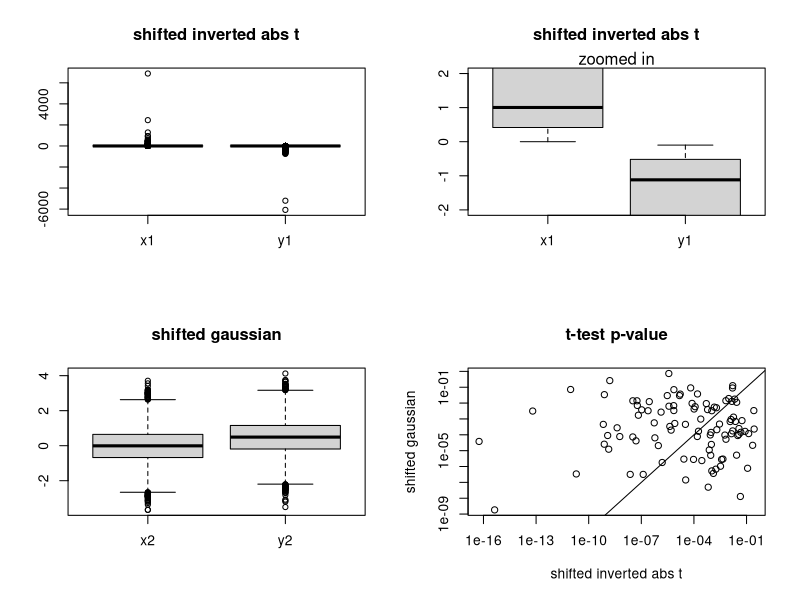
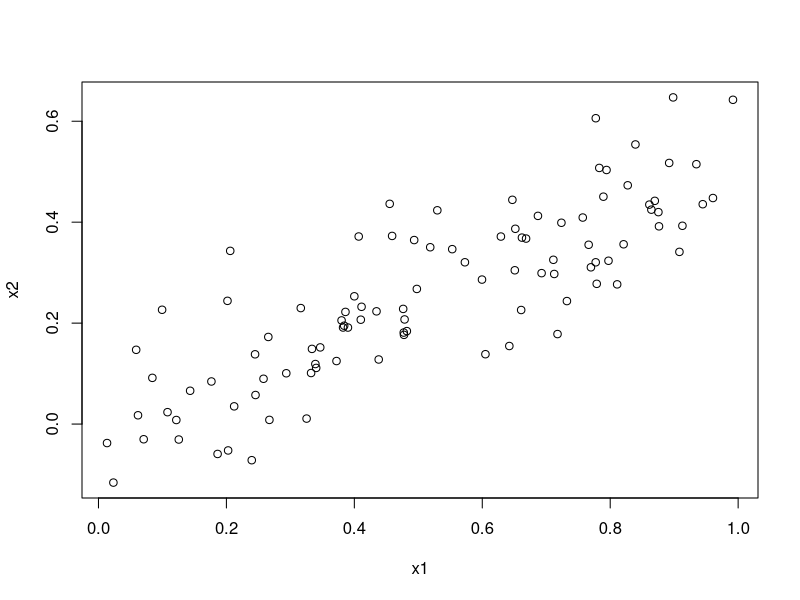
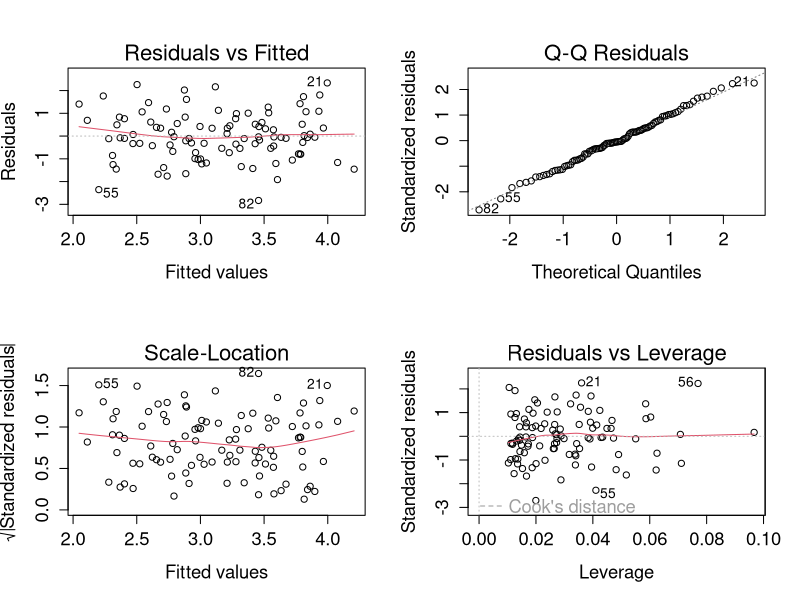
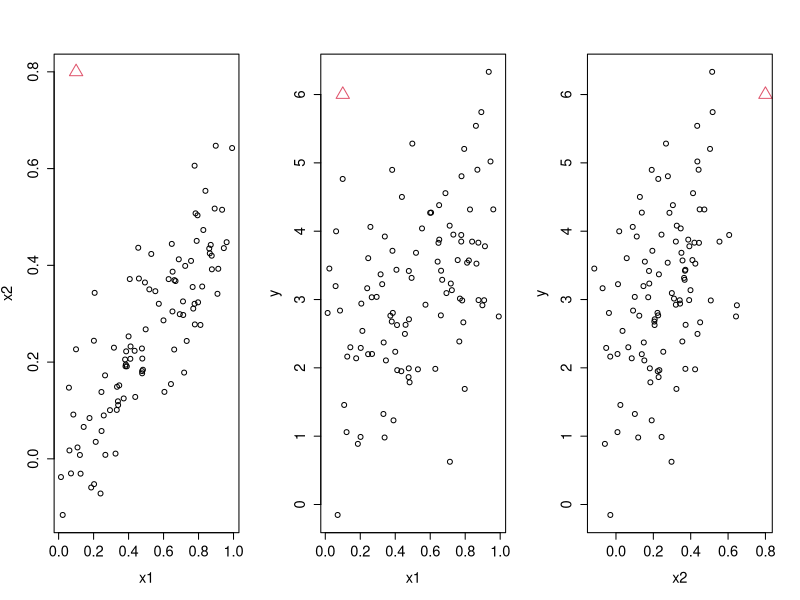
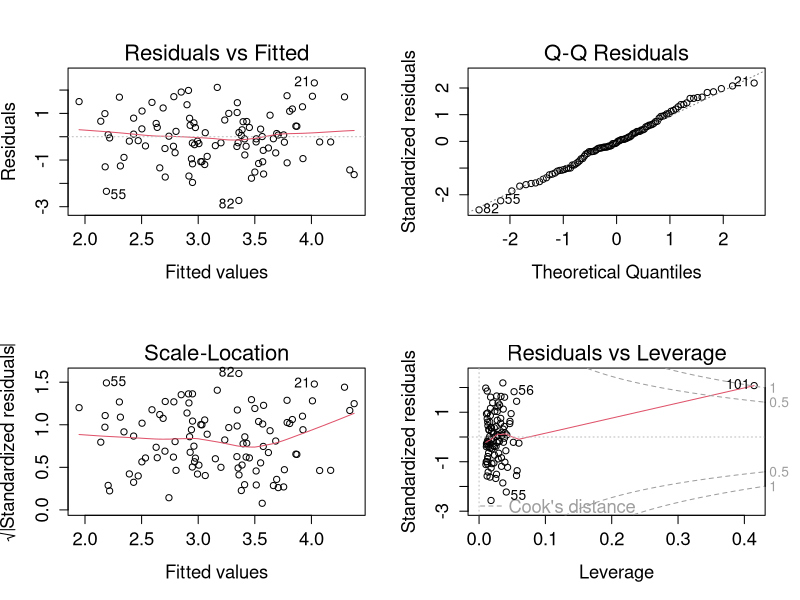
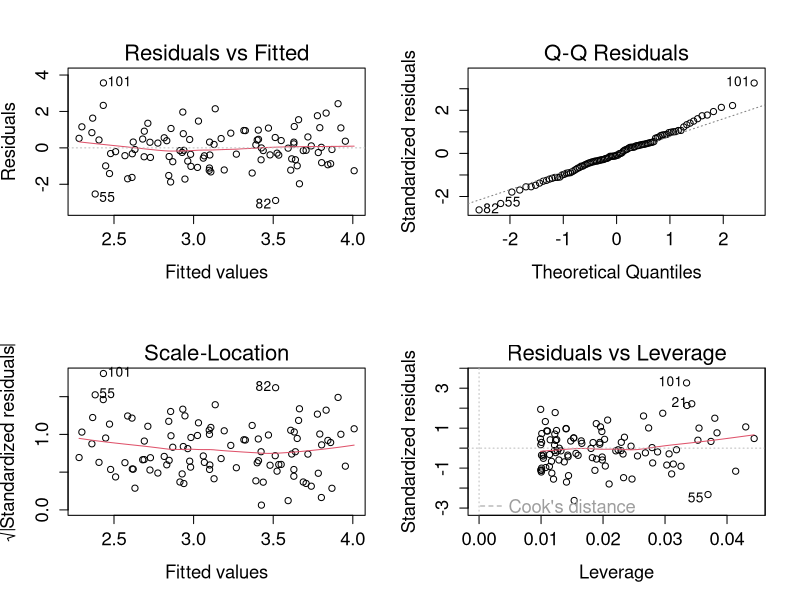
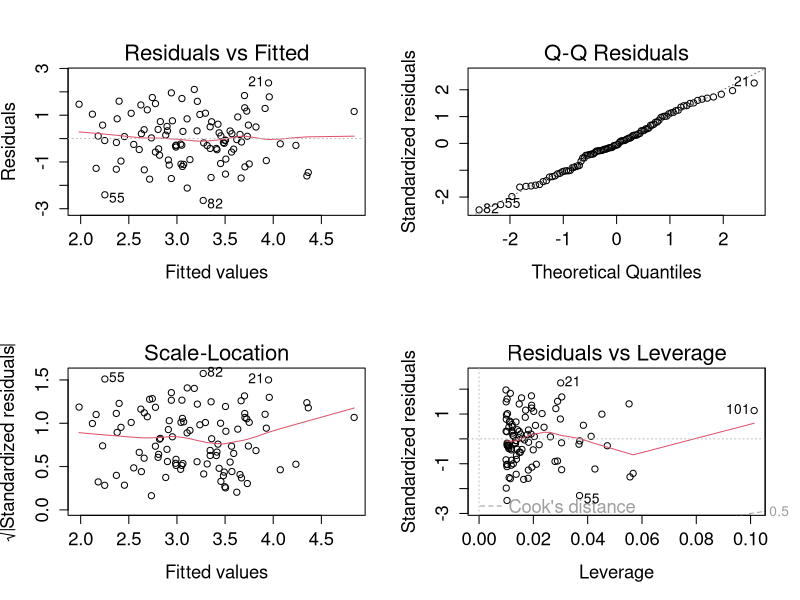
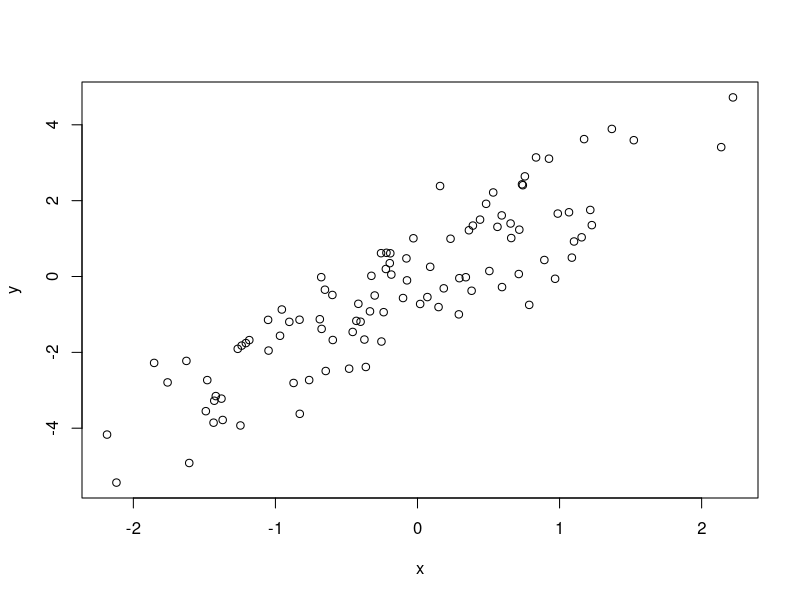

Write R code to recreate these figures, in order.
## ---- chunk 1
knitr::opts_chunk$set(echo = TRUE)
## ---- chunk 2
nTmp <- 100
tmp2pvals <- NULL
xyAll <- NULL
for ( iSim in 1:100 ) {
    x1 <- abs(rt(nTmp,1))
    y1 <- -0.1-abs(rt(nTmp,1))
    x2 <- rnorm(nTmp)
    y2 <- 0.5+rnorm(nTmp)
    xyAll <- rbind(xyAll,cbind(x1,y1,x2,y2))
    tmp2pvals <- rbind(tmp2pvals, c(t.test(x1,y1)$p.value,t.test(x2,y2)$p.value))
}
old.par <- par(mfrow=c(2,2))
boxplot(xyAll[,1:2],main="shifted inverted abs t")
boxplot(xyAll[,1:2],main="shifted inverted abs t",ylim=c(-2,2))
mtext("zoomed in")
boxplot(xyAll[,3:4],main="shifted gaussian")
plot(tmp2pvals,log='xy',main="t-test p-value",xlab="shifted inverted abs t",ylab="shifted gaussian")
abline(0,1)
par(old.par)
## ---- chunk 3
set.seed(1)
x1=runif(100)
x2=0.5*x1+rnorm(100)/10
y=2+2*x1+0.3*x2+rnorm(100)
## ---- chunk 4
plot(x1,x2)
cor(x1,x2)
cor(x1,x2,method="spearman")
## ---- chunk 5
lm(y~x1+x2)
summary(lm(y~x1+x2))
old.par <- par(mfrow=c(2,2),ps=16)
plot(lm(y~x1+x2))
par(old.par)
## ---- chunk 6
lm(y~x1)
summary(lm(y~x1))
## ---- chunk 7
lm(y~x2)
summary(lm(y~x2))
## ---- chunk 8
anova(lm(y~x2),lm(y~x1+x2))
anova(lm(y~x1),lm(y~x1+x2))
## ---- chunk 9
x1=c(x1, 0.1)
x2=c(x2, 0.8)
y=c(y,6)
## ---- chunk 10
clrsTmp <- c(rep(1,length(x1)-1),2)
old.par <- par(mfrow=c(1,3),ps=16)
plot(x1,x2,col=clrsTmp,pch=clrsTmp,cex=clrsTmp)
plot(x1,y,col=clrsTmp,pch=clrsTmp,cex=clrsTmp)
plot(x2,y,col=clrsTmp,pch=clrsTmp,cex=clrsTmp)
par(old.par)
## ---- chunk 11
# x1 and x2:
summary(lm(y~x1+x2))
old.par <- par(mfrow=c(2,2),ps=16)
plot(lm(y~x1+x2))
par(old.par)
# just x1:
summary(lm(y~x1))
old.par <- par(mfrow=c(2,2),ps=16)
plot(lm(y~x1))
par(old.par)
# just x2:
summary(lm(y~x2))
old.par <- par(mfrow=c(2,2),ps=16)
plot(lm(y~x2))
par(old.par)
## ---- chunk 12
set.seed(10)
x=rnorm(100)
y=2*x+rnorm(100)
## ---- chunk 13
plot(x,y)
## ---- chunk 14
summary(lm(y~x+0))
summary(lm(y~x+0))$coefficients
## ---- chunk 15
summary(lm(x~y+0))
summary(lm(x~y+0))$coefficients
## ---- chunk 16
summary(lm(y~x))$coefficients
summary(lm(x~y))$coefficients
## ---- chunk 17
x <- rnorm(100)
y <- rnorm(100)
summary(lm(y~x+0))$coefficients
summary(lm(x~y+0))$coefficients
## ---- chunk 18
y <- sample(x)
summary(lm(y~x+0))$coefficients
summary(lm(x~y+0))$coefficients
## ---- chunk 19
set.seed(1)
x <- rnorm(100)
y <- rnorm(length(x))
summary(lm(y~x+0))$coefficients
summary(lm(x~y+0))$coefficients
sum(y^2)
sum(x^2)
sum(y[-1]^2)
sum(x[-1]^2)
x[1] <- sqrt(sum(y^2)-sum(x[-1]^2))
x[1]
summary(lm(y~x+0))$coefficients
summary(lm(x~y+0))$coefficients
x[1] <- -sqrt(sum(y^2)-sum(x[-1]^2))
x[1]
summary(lm(y~x+0))$coefficients
summary(lm(x~y+0))$coefficients
## ---- chunk 20
library(MASS)
class(Boston)
dim(Boston)
head(Boston)
summary(Boston)
pairs(Boston)
## ---- chunk 21
tmp1Dcoefs <- NULL
tmpNms <- NULL
for ( iTmp in 2:dim(Boston)[2] ) {
  cat(colnames(Boston)[iTmp],fill=TRUE)
  lmTmp <- lm(crim~.,Boston[,c(1,iTmp)])
  tmp1Dcoefs <- c(tmp1Dcoefs,coef(lmTmp)[2])
  tmpNms <- c(tmpNms,colnames(Boston)[iTmp])
  print(summary(lmTmp))
  plot(Boston[,c(iTmp,1)])
  abline(lm(crim~.,Boston[,c(1,iTmp)]))
}
names(tmp1Dcoefs) <- tmpNms
## ---- chunk 22
# crim~medv:
old.par <- par(mfrow=c(1,2))
plot(Boston[,c(dim(Boston)[2],1)])
abline(lm(crim~medv,Boston),col=2)
plot(log(Boston[,c(dim(Boston)[2],1)]))
abline(lm(log(crim)~log(medv),Boston),col=2)
par(old.par)
summary(lm(log(crim)~log(medv),Boston))
summary(lm(crim~medv,Boston))
plot(lm(crim~medv,Boston))
plot(lm(log(crim)~log(medv),Boston))
## ---- chunk 23
# all variables:
summary(lm(crim~.,Boston))
old.par <- par(mfrow=c(2,2))
plot(lm(crim~.,Boston))
par(old.par)
plot(Boston[,c("rad","crim")])
plot(Boston[,c("rad","crim")],log="xy")
## ---- chunk 24
plot(tmp1Dcoefs,coef(lm(crim~.,Boston))[names(tmp1Dcoefs)],xlab="Univariate",ylab="Multivariate")
plot(tmp1Dcoefs,coef(lm(crim~.,Boston))[names(tmp1Dcoefs)],ylim=c(-2,2),xlim=c(-5,5))
text(tmp1Dcoefs,coef(lm(crim~.,Boston))[names(tmp1Dcoefs)],names(tmp1Dcoefs))
abline(h=0)
abline(v=0)
abline(0,1,lty=2)
## ---- chunk 25
# non-linear fits:
for ( iTmp in 2:dim(Boston)[2] ) {
  cat(colnames(Boston)[iTmp],fill=TRUE)
  tmpDat <- Boston[,c(1,iTmp)]
  tmpDat <- cbind(tmpDat,tmpDat[,2]^2,tmpDat[,2]^3)
  colnames(tmpDat) <- c("crim",paste0(colnames(Boston)[iTmp],c("","2","3")))
  lmTmp <- lm(crim~.,tmpDat)
  print(summary(lmTmp))
  plot(Boston[,c(iTmp,1)])
}
## ---- chunk 26
plot(sort(Boston[,"medv"]))
mean(Boston[,"medv"])
## ---- chunk 27
sd(Boston[,"medv"]) / sqrt(nrow(Boston))
## ---- chunk 28
library(boot)
boot(Boston,function(x,i)mean(x[i,"medv"]),1000)
## ---- chunk 29
boot.ci(boot(Boston,function(x,i)mean(x[i,"medv"]),1000))
t.test(Boston[,"medv"])$conf.int
## ---- chunk 30
median(Boston[,"medv"])
## ---- chunk 31
boot(Boston,function(x,i)median(x[i,"medv"]),1000)
boot.ci(boot(Boston,function(x,i)median(x[i,"medv"]),1000))
## ---- chunk 32
quantile(Boston[,"medv"],prob=0.1)
## ---- chunk 33
boot(Boston,function(x,i)quantile(x[i,"medv"],prob=0.1),1000)
boot.ci(boot(Boston,function(x,i)quantile(x[i,"medv"],prob=0.1),1000))
